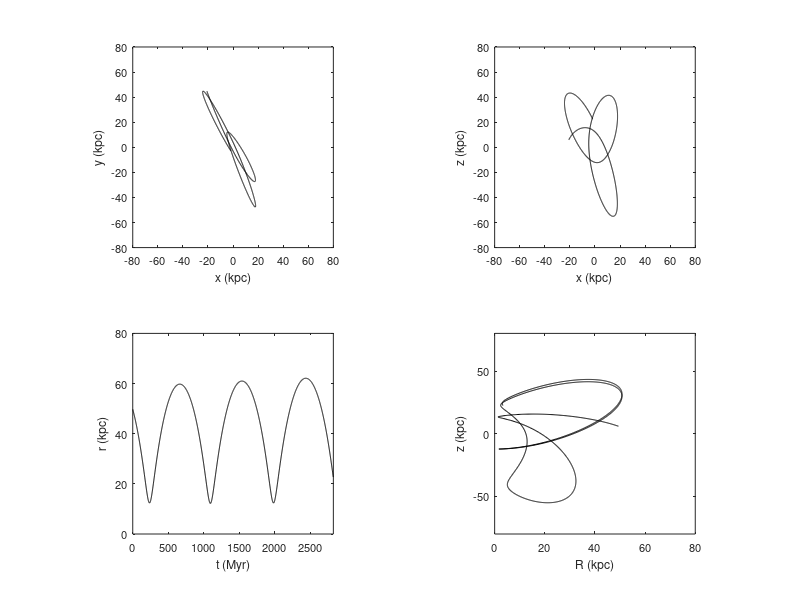

Write the MATLAB code that produced this figure.
clear all
close all

data = load('ax_coeff.dat');

whitebg('w')

t = data(:,1);

x = data(:,12);
y = data(:,13);
z = data(:,14);

v_x = data(:,15);
v_y = data(:,16);
v_z = data(:,17);

R = sqrt(x.^2+y.^2);
r = sqrt(x.^2+y.^2+z.^2);



subplot(2,2,1), plot(x,y,'k')

xlabel('x (kpc)','fontsize',9)
ylabel('y (kpc)','fontsize',9)
axis([-80 80 -80 80])
set(gca,'xtick',(-80:20:80),'ytick',(-80:20:80),'fontsize',8)
axis square


subplot(2,2,2), plot(x,z,'k')

xlabel('x (kpc)','fontsize',9)
ylabel('z (kpc)','fontsize',9)
axis([-80 80 -80 80])
set(gca,'xtick',(-80:20:80),'ytick',(-80:20:80),'fontsize',8)
axis square

subplot(2,2,3), plot(t,r,'k')

xlabel('t (Myr)','fontsize',9)
ylabel('r (kpc)','fontsize',9)
axis([0 max(t) 0 80])
set(gca,'ytick',(0:20:80),'fontsize',8)
axis square


subplot(2,2,4), plot(R,z,'k')

xlabel('R (kpc)','fontsize',9)
ylabel('z (kpc)','fontsize',9)
axis square
axis([0 80 -80 80])
set(gca,'fontsize',8)
